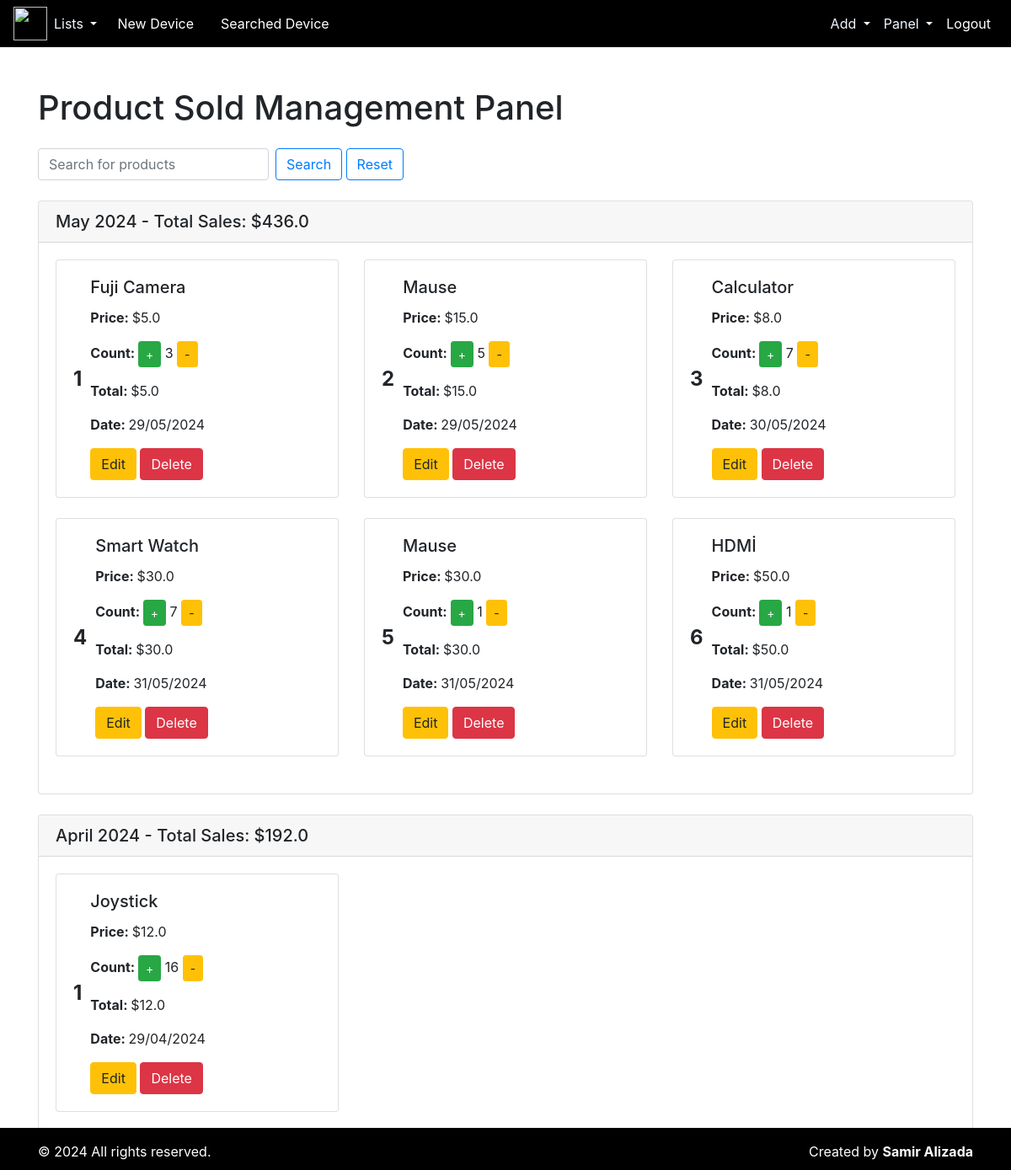
Screenshot of /product-sold-panel/ (signed in) with the database file from the repository.
### repair/models.py (models this page shows, shortened)
class ProductSold(models.Model):
    product_name = models.ForeignKey(Product, on_delete=models.CASCADE, null=True, blank=True)
    date = models.DateField(default=timezone.now)
    price = models.FloatField()
    count = models.IntegerField()

class Product(models.Model):
    product_name = models.CharField(max_length=100)
    price = models.FloatField()
    stock_number = models.IntegerField()
    def __str__(self) -> str:
        return f"{self.product_name}"

### repair/views.py (the view)
# urls.py: path('product-sold-panel/', product_sold_panel, name='product_sold_panel'),
def product_sold_panel(request):
    today = date.today()
    query = request.GET.get('q')
    product_solds = ProductSold.objects.all()
    if query:
        product_solds = product_solds.filter(product_name__name__icontains=query)
    grouped_product_solds_dict = {}
    for product_sold in product_solds:
        month_key = product_sold.date.strftime('%Y-%m')
        month_display = product_sold.date.strftime('%B %Y')
        sale_amount = product_sold.count * product_sold.price
        if month_key not in grouped_product_solds_dict:
            grouped_product_solds_dict[month_key] = {
                'display': month_display,
                'product_solds': [],
                'total_sales': 0  # Initialize total monthly sales
            }
        grouped_product_solds_dict[month_key]['product_solds'].append(product_sold)
        grouped_product_solds_dict[month_key]['total_sales'] += sale_amount
    sorted_grouped_product_solds_list = sorted(
        grouped_product_solds_dict.items(),
        key=lambda x: x[0],
        reverse=True
    )
    sorted_grouped_product_solds_dict = {
        item[1]['display']: {
            'product_solds': item[1]['product_solds'],
            'total_sales': item[1]['total_sales']
        }
        for item in sorted_grouped_product_solds_list
    }
    return render(request, 'productSold/product_sold_panel.html', {
        'grouped_product_solds': sorted_grouped_product_solds_dict,
        'today': today,
    })

### templates/productSold/product_sold_panel.html (shortened to what this page needs)
{% extends "index.html" %}
{% block content %}
<div class="container mt-5">
    <h1 class="mb-4">Product Sold Management Panel</h1>
    <form method="GET" class="mb-3">
        <div class="form-inline mb-4">
            <input type="text" name="q" class="form-control mr-sm-2" placeholder="Search for products">
            <button class="btn btn-outline-primary my-2 my-sm-0" type="submit">Search</button>
            <a href="{% url 'product_sold_panel' %}"><button class="btn btn-outline-primary my-2 my-sm-0" type="submit">Reset</button>
            </a>
        </div>
    </form>
    {% for month, data in grouped_product_solds.items %}
        <div class="card mb-4">
            <div class="card-header">
                <h5 class="mb-0">{{ month }} - Total Sales: ${{ data.total_sales }}</h5>
            </div>
            <div class="card-body">
                <div class="row">
                    {% for product_sold in data.product_solds %}
                        <div class="col-md-4 mb-4">
                            <div class="card {% if product_sold.stock_number < 10 %}low-stock{% endif %}">
                                <div class="card-body d-flex align-items-center">
                                    <div class="product-number">
                                        {{ forloop.counter }}
                                    </div>
                                    <div>
                                        <h5 class="card-title">{{ product_sold.product_name }}</h5>
                                        <p class="card-text"><strong>Price: </strong>${{ product_sold.price }}</p>
                                        <p class="card-text"><strong>Count: </strong>
                                            <a href="{% url 'increase_sold' product_sold.pk %}" class="btn btn-sm btn-success">+</a>
                                            {{ product_sold.count }}
                                        <a href="{% url 'decrease_sold' product_sold.pk %}" class="btn btn-sm btn-warning">-</a>
                                        </p>
                                        <p class="card-text"><strong>Total: </strong>${{ product_sold.price }}</p>
                                        <p class="card-text"><strong>Date: </strong>{{ product_sold.date|date:"d/m/Y" }}</p>
                                        <a class="btn btn-warning" href="{% url 'update_product_sold' product_sold.pk %}">Edit</a>
                                        <a class="btn btn-danger" href="{% url 'delete_product_sold' product_sold.pk %}" onclick="return confirm('Are you sure delete this product?')">Delete</a>
                                    </div>
                                </div>
                            </div>
                        </div>
                    {% endfor %}
                </div>
            </div>
        </div>
    {% endfor %}
</div>
{% endblock content %}

### templates/productSold/product_sold_panel.html (style rules this page uses)
.product-number { font-size: 1.5rem; font-weight: bold; margin-right: 10px; }

### rows the page displays
ProductSold: product_name "Fuji Camera", price "5.0", count "3", date "29/05/2024"
ProductSold: product_name "Mause", price "15.0", count "5", date "29/05/2024"
ProductSold: product_name "Calculator", price "8.0", count "7", date "30/05/2024"
ProductSold: product_name "Smart Watch", price "30.0", count "7", date "31/05/2024"
ProductSold: product_name "Mause", price "30.0", count "1", date "31/05/2024"
ProductSold: product_name "HDMİ", price "50.0", count "1", date "31/05/2024"
ProductSold: product_name "Joystick", price "12.0", count "16", date "29/04/2024"

### other values shown
{{ month }} "May 2024" "April 2024"
{{ data.total_sales }} "436.0" "192.0"
